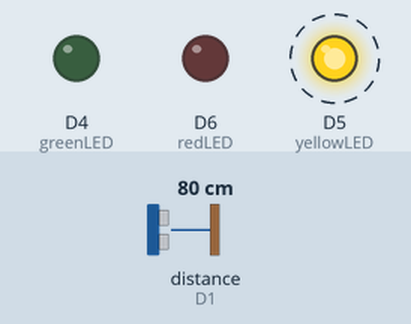
Simulated run of this sketch. Board: ESP8266 (NodeMCU). On the bench: output pins drawn as LEDs (lit = HIGH). Wiring (inferred from the names in the program): ultrasonic range finder: trigger D0; echo D1. Dashed ring = blinking. The test bench sets the inputs (shaded band); at power-on: distance to the obstacle (sensor on D1) 80 cm. The echo pulse lasts 58.3 µs per cm; random numbers use the default seed unless the sketch sets one; pins used as bus, display or sensor lines are not drawn; what the sketch prints to the serial monitor is not drawn.

Above: at 0.87 s.
1.3 s: distance to the obstacle (sensor on D1) set to 7 cm
At 1.37 s:
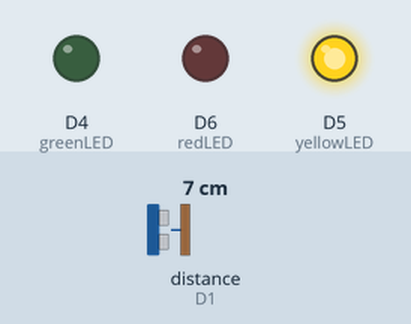
4.3 s: distance to the obstacle (sensor on D1) set to 4 cm
At 4.77 s:
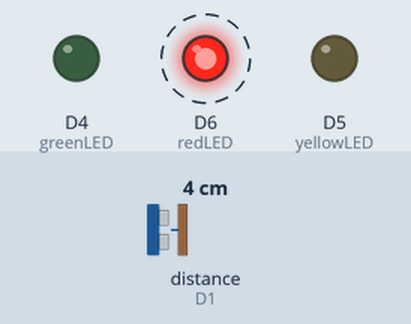
Timing chart, 0 to 13.3 s (numbered marks = the images above; inputs shaded):
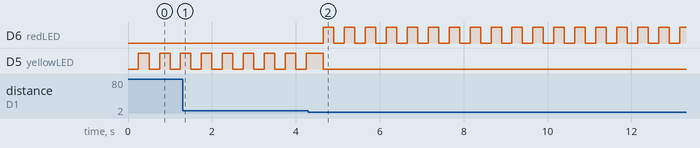

Measured:
- the behaviour switches between 6 and 5 cm on distance to the obstacle (sensor on D1) (found by bisection; images 1 and 2)
- after the input at 4.3 s, D6 (redLED): alternates HIGH for 0.25 s and LOW for 0.25 s, starting after 0.35 s

The sketch:

OK_20250618_Ultrasonic_Avoiding.ino
```cpp
// Ultrasonic obstacle avoidance with LED feedback
// State machine: NORMAL (moving forward) and EVADING (turning left or right)
// LED lines will be removed later when replaced with motor driver commands.

const int trigPin = D0;
const int echoPin = D1;
const int greenLED = D4;   // Simulates turning RIGHT
const int yellowLED = D5;  // Blinks while moving FORWARD
const int redLED = D6;     // Simulates turning LEFT

#define SOUND_SPEED 0.034  // cm per microsecond

enum RobotState { NORMAL, EVADING };
RobotState currentState = NORMAL;

float distanceCm = 0;
unsigned long lastSensorTime = 0;
unsigned long sensorInterval = 200;  // Time between ultrasonic samples (ms)

unsigned long lastBlinkTime = 0;
bool ledState = false;
int turnDirection = 0;  // 0 = LEFT (red), 1 = RIGHT (green)

void setup() {
  Serial.begin(115200);

  pinMode(trigPin, OUTPUT);
  pinMode(echoPin, INPUT);
  pinMode(greenLED, OUTPUT);
  pinMode(yellowLED, OUTPUT);
  pinMode(redLED, OUTPUT);

  // Use internal timer as a random seed
  // Can later be replaced with a rule-based turning logic (e.g. alternating turns)
  randomSeed(micros());
}

void loop() {
  unsigned long now = millis();

  // --- SENSOR SAMPLING ---
  if (now - lastSensorTime >= sensorInterval) {
    lastSensorTime = now;

    // Trigger ultrasonic pulse
    digitalWrite(trigPin, LOW);
    delayMicroseconds(2);
    digitalWrite(trigPin, HIGH);
    delayMicroseconds(10);
    digitalWrite(trigPin, LOW);
    delayMicroseconds(100); // Allow echo pin to settle (ESP32-specific)

    // Read echo time and calculate distance
    long duration = pulseIn(echoPin, HIGH);
    distanceCm = duration * SOUND_SPEED / 2;

    Serial.print("Distance (cm): ");
    Serial.println(distanceCm);

    // If object detected within 5 cm, start evasive manoeuvre
    if (currentState == NORMAL && distanceCm < 5.0) {
      currentState = EVADING;
      turnDirection = random(0, 2);  // Randomly choose LEFT (0) or RIGHT (1)
      Serial.println(turnDirection == 0 ? "← Turning LEFT" : "→ Turning RIGHT");
      lastBlinkTime = now;
      ledState = false;
    }

    // If obstacle cleared (beyond 10 cm), resume forward motion
    if (currentState == EVADING && distanceCm > 10.0) {
      currentState = NORMAL;
      digitalWrite(greenLED, LOW);
      digitalWrite(redLED, LOW);
      digitalWrite(yellowLED, LOW);
      Serial.println("↑ Obstacle cleared. Resuming forward.");
    }
  }

  // --- LED / MOTOR FEEDBACK ---
  if (now - lastBlinkTime >= 250) {
    lastBlinkTime = now;
    ledState = !ledState;

    if (currentState == EVADING) {
      if (turnDirection == 0) {
        turnLeft();
      } else {
        turnRight();
      }
    } else {
      moveForward();
    }
  }
}

// --- TURN LEFT ---
void turnLeft() {
  // TODO: Replace with motor control logic (e.g. motorA reverse, motorB forward)
  digitalWrite(redLED, ledState);     // Simulate left turn
  digitalWrite(greenLED, LOW);
  digitalWrite(yellowLED, LOW);
}

// --- TURN RIGHT ---
void turnRight() {
  // TODO: Replace with motor control logic (e.g. motorA forward, motorB reverse)
  digitalWrite(greenLED, ledState);   // Simulate right turn
  digitalWrite(redLED, LOW);
  digitalWrite(yellowLED, LOW);
}

// --- MOVE FORWARD ---
void moveForward() {
  // TODO: Replace with motor control logic (e.g. both motors forward)
  digitalWrite(greenLED, LOW);
  digitalWrite(redLED, LOW);
  digitalWrite(yellowLED, ledState);  // Simulate forward motion
}
```
